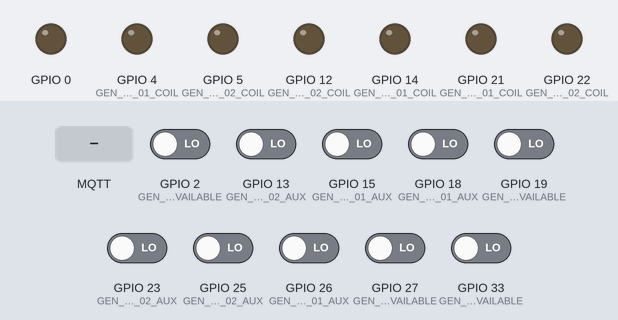
Bench run of a sketch on a simulated ESP32. On the bench: output pins drawn as LEDs (lit = HIGH). The inputs (shaded band) are chosen by the test bench; at power-on: GPIO 2 (GEN_01_POWER_AVAILABLE), GPIO 13 (GEN_02_CONTACTOR_02_AUX), GPIO 15 (GEN_02_CONTACTOR_01_AUX), GPIO 18 (GEN_01_CONTACTOR_01_AUX), GPIO 19 (GEN_02_POWER_AVAILABLE), GPIO 23 (GEN_01_CONTACTOR_02_AUX), GPIO 25 (GEN_03_CONTACTOR_02_AUX), GPIO 26 (GEN_03_CONTACTOR_01_AUX), GPIO 27 (GEN_03_POWER_AVAILABLE), GPIO 33 (GEN_GRID_POWER_AVAILABLE) LOW. WiFi joins after 1.5 s; servers stay silent unless stated; no MQTT or app messages arrive unless stated; what the sketch prints to the serial monitor is not drawn.

Above: at 2.7 s.
2.8 s: MQTT message "E.GenCN" arrives on the first subscribed topic
At 7.5 s:
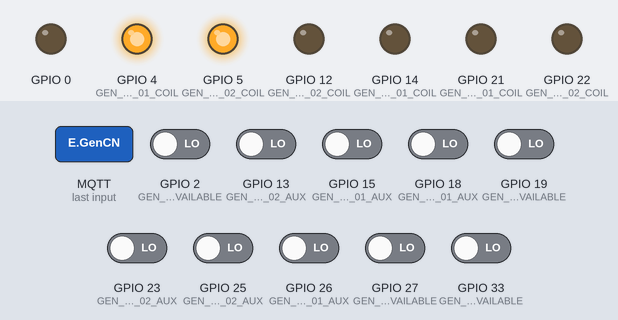
7.8 s: MQTT message "E.G2CN" arrives on the first subscribed topic
At 10.8 s:
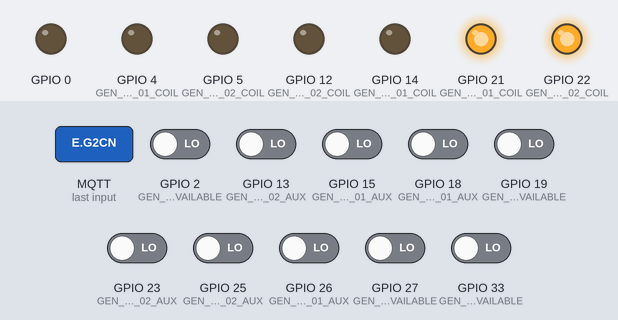
11.1 s: MQTT message "RST" arrives on the first subscribed topic
At 12.6 s:
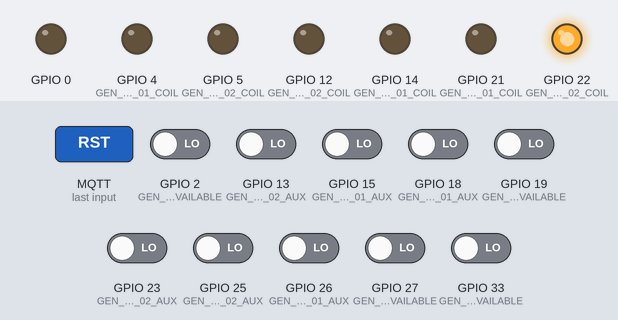
14.2 s: MQTT message "E.G3CN" arrives on the second subscribed topic
At 16.6 s:
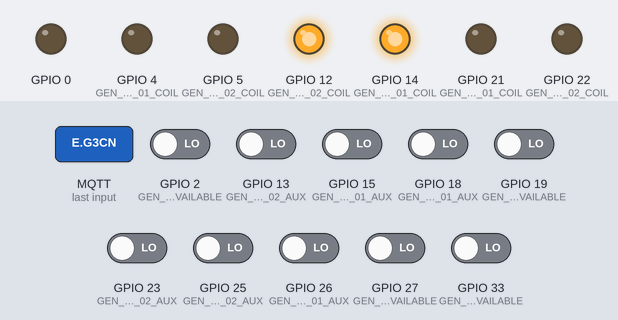
Timing chart, 0 to 18.1 s (numbered marks = the images above; inputs shaded):
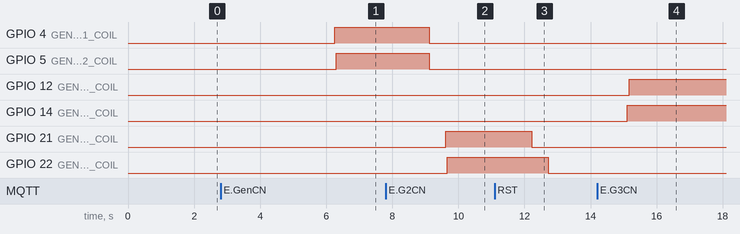

The sketch:

node02.ino
```cpp
#include <WiFi.h>
#include <PubSubClient.h>
#include <Wire.h>
#include <SPI.h>
#include <ArduinoJson.h>
#define _TASK_SLEEP_ON_IDLE_RUN
#define _TASK_STATUS_REQUEST
#include <TaskScheduler.h>

//Actuators
#define DEBUG 1

//ACTUATORS
#define GEN_01_CONTACTOR_01_COIL 4
#define GEN_01_CONTACTOR_02_COIL 5
#define GEN_02_CONTACTOR_01_COIL 21
#define GEN_02_CONTACTOR_02_COIL 22
#define GEN_03_CONTACTOR_01_COIL 14
#define GEN_03_CONTACTOR_02_COIL 12


//INTERRUPTS
#define GEN_02_POWER_AVAILABLE 19
#define GEN_02_CONTACTOR_01_AUX 15
#define GEN_02_CONTACTOR_02_AUX 13
#define GEN_01_POWER_AVAILABLE 2
#define GEN_01_CONTACTOR_01_AUX 18
#define GEN_01_CONTACTOR_02_AUX 23
#define GEN_03_POWER_AVAILABLE 27
#define GEN_03_CONTACTOR_01_AUX 26
#define GEN_03_CONTACTOR_02_AUX 25
#define GEN_GRID_POWER_AVAILABLE 33

#define numberOfIteration 8

const char* ssid = "iomariTPLink";
const char* password = "#InspireD#";

long lastReconnectAttempt = 0;

// Add your MQTT Broker IP address, example:
//const char* mqtt_server = "192.168.1.144";
const char* mqtt_server = "192.168.2.44";
IPAddress local_IP(192, 168, 2, 53);
// Set your Gateway IP address
IPAddress gateway(192, 168, 1, 2);

IPAddress subnet(255, 255, 252, 0);

WiFiClient espClient2;
PubSubClient client(espClient2);

Scheduler userScheduler; // to control your personal task


  void gen01PowerAvailableRoutine();
//  void gen01Contactor01AuxRoutine();

  void gen02PowerAvailableRoutine();
  void gen03PowerAvailableRoutine();
  void genGridPowerAvailableRoutine();
  void gen01ContactorsAuxRoutine();
  void gen02ContactorsAuxRoutine();
  void gen03ContactorsAuxRoutine();

  void engageGen01ContactorCoil();
  void engageGen02ContactorCoil();
  void engageGen03ContactorCoil();
  void disengageGen01Contactors();
  void disengageGen02Contactors();
  void disengageGen03Contactors();
  void ResetAllLoadContactors();

  Task activateGen01ContactorCoil(1500, TASK_FOREVER, &engageGen01ContactorCoil);
  Task activateGen02ContactorCoil(1500, TASK_FOREVER, &engageGen02ContactorCoil);
  Task activateGen03ContactorCoil(1500, TASK_FOREVER, &engageGen03ContactorCoil);
  Task deactivateGen01ContactorCoil(1500, TASK_FOREVER, &disengageGen01Contactors);
  Task deactivateGen02ContactorCoil(1500, TASK_FOREVER, &disengageGen02Contactors);
  Task deactivateGen03ContactorCoil(1500, TASK_FOREVER, &disengageGen03Contactors);
  Task deactivateAllLoadContactors(1500, TASK_FOREVER, &ResetAllLoadContactors);

  Task checkGen01PowerAvailableState(1500, TASK_FOREVER, &gen01PowerAvailableRoutine);
  Task checkGen02PowerAvailableState(1500, TASK_FOREVER, &gen02PowerAvailableRoutine);
  Task checkGen03PowerAvailableState(1500, TASK_FOREVER, &gen03PowerAvailableRoutine);
  Task checkGenGridPowerAvailableState(1500, TASK_FOREVER, &genGridPowerAvailableRoutine);

  Task checkGen01ContactorAuxState(1500, TASK_FOREVER, &gen01ContactorsAuxRoutine);
  Task checkGen02ContactorAuxState(1500, TASK_FOREVER, &gen02ContactorsAuxRoutine);
  Task checkGen03ContactorAuxState(1500, TASK_FOREVER, &gen03ContactorsAuxRoutine);

 enum State {
  DISABLE = 0,
  ENABLE = 1
 };
 State currentState;


void setup() {
  Serial.begin(115200);
  setup_wifi();
  client.setServer(mqtt_server, 11883);
  client.setCallback(callback);
  int actuatorPins[] = {GEN_01_CONTACTOR_01_COIL, GEN_01_CONTACTOR_02_COIL, GEN_02_CONTACTOR_01_COIL, GEN_02_CONTACTOR_02_COIL, GEN_03_CONTACTOR_01_COIL, GEN_03_CONTACTOR_02_COIL};
  for (int i = 0;  i < numberOfIteration; i++)
  {
    pinMode(actuatorPins[i], OUTPUT);
    digitalWrite(actuatorPins[i], LOW);
  }

  int interruptPins[] = {GEN_02_POWER_AVAILABLE, GEN_02_CONTACTOR_01_AUX, GEN_02_CONTACTOR_02_AUX, GEN_01_POWER_AVAILABLE, GEN_01_CONTACTOR_01_AUX, GEN_01_CONTACTOR_02_AUX, GEN_03_POWER_AVAILABLE, GEN_03_CONTACTOR_01_AUX, GEN_03_CONTACTOR_02_AUX, GEN_GRID_POWER_AVAILABLE};
  for (int i = 0;  i < 10; i++)
  {
    pinMode(interruptPins[i], INPUT);
  }
  node02Task();

  lastReconnectAttempt = 0;
}

void setup_wifi() {
  delay(10);
  // We start by connecting to a WiFi network
  if (!WiFi.config(local_IP, gateway, subnet)) {
    Serial.println("STA Failed to configure");
  }
  Serial.println();
  Serial.print("Connecting to ");
  Serial.println(ssid);

  WiFi.begin(ssid, password);

  while (WiFi.status() != WL_CONNECTED) {
    delay(500);
    Serial.print(".");
 }

  Serial.println("");
  Serial.println("WiFi connected");
  Serial.println("IP address: ");
  Serial.println(WiFi.localIP());
}

void callback(char* topic, byte* payload, unsigned int length) {
   String inValue;
  Serial.print("Message arrived [");
  Serial.print(topic);
  Serial.print("] ");
  for (int i=0;i<length;i++) {
    Serial.print((char)payload[i]);
//    inValue = (char)payload[i];
  }
  char payloadString[length+1];
  memcpy(payloadString, payload, length);
  payloadString[length] = '\0';
  inValue = payloadString;
  Serial.println();
  reciever(inValue);

//  testSend();
 Serial.println("Welcome...........");
}

boolean reconnect() {
  if (client.connect("Node02")) {
    // Once connected, publish an announcement...
    Serial.print("Attempting MQTT connection...");
    Serial.println("connected");
    client.publish("outTopic","Node02 connected");
    // ... and resubscribe
    client.subscribe("node02", 1);
    client.subscribe("rstTopic", 1);

  }
   else {
      Serial.print("failed, rc=");
      Serial.print(client.state());
      Serial.println(" try again in 5 seconds");
      // Wait 5 seconds before retrying
      delay(5000);
    }
  return client.connected();
}

void loop() {
  if (!client.connected()) {
      long now = millis();
      if (now - lastReconnectAttempt > 5000) {
        lastReconnectAttempt = now;
        // Attempt to reconnect
        if (reconnect()) {
          lastReconnectAttempt = 0;
        }
      }
  }else {
      client.loop();
      userScheduler.execute();
  }
}

char reciever(String Value) {
   Serial.println("From callback: " +Value);
  if ((Value == "E.GenCN")){
      activateGen01ContactorCoil.enable();
  }else if((Value == "E.G2CN")){
     activateGen02ContactorCoil.enable();
  }else if((Value == "E.G3CN")){
      activateGen03ContactorCoil.enable();
  }else if((Value == "RST")){
       deactivateAllLoadContactors.enable();
  }
}


void node02Task(){
    userScheduler.addTask(checkGen01PowerAvailableState);
    checkGen01PowerAvailableState.enable();

    userScheduler.addTask(checkGen02PowerAvailableState);
    checkGen02PowerAvailableState.enable();

    userScheduler.addTask(checkGen03PowerAvailableState);
    checkGen03PowerAvailableState.enable();

    userScheduler.addTask(checkGen01ContactorAuxState);
    checkGen01ContactorAuxState.enable();

    userScheduler.addTask(checkGen02ContactorAuxState);
    checkGen02ContactorAuxState.enable();

    userScheduler.addTask(checkGen03ContactorAuxState);
    checkGen03ContactorAuxState.enable();

    userScheduler.addTask(checkGenGridPowerAvailableState);
    checkGenGridPowerAvailableState.enable();

    userScheduler.addTask(deactivateGen03ContactorCoil);
    userScheduler.addTask(deactivateGen02ContactorCoil);
    userScheduler.addTask(deactivateGen01ContactorCoil);
    userScheduler.addTask(activateGen03ContactorCoil);
    userScheduler.addTask(activateGen02ContactorCoil);
    userScheduler.addTask(activateGen01ContactorCoil);
    userScheduler.addTask(deactivateAllLoadContactors);
}
```

MainPanelInterrupts.ino
```cpp
#define ACTIVE HIGH

#define CLIENT_ID "Mp-client02"
#define DEBUG 1

#define ENGAGE HIGH
#define DISENGAGE LOW


   int gen01PowerAvailableState = 0;
   int previousGen01PowerAvailableState = 0;

   int gen01Contactor01AuxState = 0;
   int previousGen01Contactor01AuxState = 0;

   int gen01Contactor02AuxState = 0;
   int previousGen01Contactor02AuxState = 0;

   int gen02PowerAvailableState = 0;
   int previousGen02PowerAvailableState = 0;

   int gen02Contactor01AuxState = 0;
   int previousGen02Contactor01AuxState = 0;

   int gen02Contactor02AuxState = 0;
   int previousGen02Contactor02AuxState = 0;

   int gen03PowerAvailableState = 0;
   int previousGen03PowerAvailableState = 0;

   int gen03Contactor01AuxState = 0;
   int previousGen03Contactor01AuxState = 0;

   int gen03Contactor02AuxState = 0;
   int previousGen03Contactor02AuxState = 0;

   int genGridPowerAvailableState = 0;
   int previousGenGridPowerAvailableState = 0;


  void gen01PowerAvailableRoutine(){
  char data2[750];

    gen01PowerAvailableState = digitalRead(GEN_01_POWER_AVAILABLE);
    if (gen01PowerAvailableState != previousGen01PowerAvailableState) {
          if (gen01PowerAvailableState == ACTIVE) {
             currentState = ENABLE;
//             #if DEBUG
//              Serial.println("pinNumber"+ (String)GEN_01_POWER_AVAILABLE+ "state"+ (String)gen01PowerAvailableState);
//             #endif
          } else {
              currentState = DISABLE;
//               #if DEBUG
//               Serial.println("pinNumber"+ (String)GEN_01_POWER_AVAILABLE+ "state"+ (String)gen01PowerAvailableState);
//               #endif
          }

         String instruction = "gen01Av"+(String)gen01PowerAvailableState;
         instruction.toCharArray(data2, (instruction.length() + 1));
         client.publish("genTopic", data2, 2);
         #if DEBUG
         Serial.println(instruction);
         #endif
      }
          // save the current state as the last state,
    //for next time through the loop
    vTaskDelay( 100 / portTICK_PERIOD_MS);
    previousGen01PowerAvailableState = gen01PowerAvailableState;

  }

  void gen01ContactorsAuxRoutine() {
     char data2[750];

      gen01Contactor01AuxState = digitalRead(GEN_01_CONTACTOR_01_AUX);
      if (gen01Contactor01AuxState != previousGen01Contactor01AuxState) {
          // if the state has changed, increment the counter
          if (gen01Contactor01AuxState == ACTIVE) {
              currentState = ENABLE;
          } else {
              currentState = DISABLE;
          }
       }
      gen01Contactor02AuxState = digitalRead(GEN_01_CONTACTOR_02_AUX);
      if (gen01Contactor02AuxState != previousGen01Contactor02AuxState) {
          // if the state has changed, increment the counter
          if (gen01Contactor02AuxState == ACTIVE) {
              currentState = ENABLE;
          } else {
             currentState = DISABLE;
          }
           String instruction = "g1aux"+(String)gen01Contactor01AuxState+"."+(String)gen01Contactor02AuxState;
           instruction.toCharArray(data2, (instruction.length() + 1));
           client.publish("genTopic", data2, 2);
          #if DEBUG
          Serial.println(instruction);
          #endif
      }
      vTaskDelay( 100 / portTICK_PERIOD_MS);
      previousGen01Contactor01AuxState = gen01Contactor01AuxState;
      previousGen01Contactor02AuxState = gen01Contactor02AuxState;
  }

  void gen02PowerAvailableRoutine(){
     char data2[750];

    gen02PowerAvailableState = digitalRead(GEN_02_POWER_AVAILABLE);
    if (gen02PowerAvailableState != previousGen02PowerAvailableState) {
        // if the state has changed, increment the counter
        if (gen02PowerAvailableState == ACTIVE) {
            currentState = ENABLE;
//            #if DEBUG
//            Serial.println("pinNumber"+ (String)GEN_02_POWER_AVAILABLE+ "state"+ (String)gen02PowerAvailableState);
//            #endif
        } else {
            currentState = DISABLE;
//            #if DEBUG
//            Serial.println("pinNumber"+ (String)GEN_02_POWER_AVAILABLE+ "state"+ (String)gen02PowerAvailableState);
//            #endif
        }
         String instruction = "gen02Av"+(String)gen02PowerAvailableState;
         instruction.toCharArray(data2, (instruction.length() + 1));
         client.publish("genTopic", data2, 2);
          #if DEBUG
         Serial.println(instruction);
         #endif
    }
    vTaskDelay( 100 / portTICK_PERIOD_MS);
    previousGen02PowerAvailableState = gen02PowerAvailableState;
  }


  void gen02ContactorsAuxRoutine(){
     char data2[750];

     gen02Contactor01AuxState = digitalRead(GEN_02_CONTACTOR_01_AUX);
     if (gen02Contactor01AuxState != previousGen02Contactor01AuxState) {
        // if the state has changed, increment the counter
        if (gen02Contactor01AuxState == ACTIVE) {
            currentState = ENABLE;
        } else {
            currentState = DISABLE;
        }
    }

    gen02Contactor02AuxState = digitalRead(GEN_02_CONTACTOR_02_AUX);
    if (gen02Contactor02AuxState != previousGen02Contactor02AuxState) {
        // if the state has changed, increment the counter
        if (gen02Contactor02AuxState == ACTIVE) {
            currentState = ENABLE;
        } else {
            currentState = DISABLE;
        }
       String instruction = "g2aux"+(String)gen02Contactor01AuxState+"."+(String)gen02Contactor02AuxState;
       instruction.toCharArray(data2, (instruction.length() + 1));
       client.publish("genTopic", data2, 2);
      #if DEBUG
      Serial.println(instruction);
      #endif

    }
     vTaskDelay( 100 / portTICK_PERIOD_MS);
     previousGen02Contactor01AuxState = gen02Contactor01AuxState;
     previousGen02Contactor02AuxState = gen02Contactor02AuxState;
  }

  void gen03PowerAvailableRoutine(){
     char data2[750];

    gen03PowerAvailableState = digitalRead(GEN_03_POWER_AVAILABLE);
    if (gen03PowerAvailableState != previousGen03PowerAvailableState) {
        // if the state has changed, increment the counter
        if (gen03PowerAvailableState == ACTIVE) {
            currentState = ENABLE;
//            #if DEBUG
//            Serial.println("pinNumber"+ (String)GEN_03_POWER_AVAILABLE+ "state"+ (String)gen03PowerAvailableState);
//            #endif
        } else {
            currentState = DISABLE;
//            #if DEBUG
//            Serial.println("pinNumber"+ (String)GEN_03_POWER_AVAILABLE+ "state"+ (String)gen03PowerAvailableState);
//            #endif
        }
         String instruction = "gen03Av"+(String)gen03PowerAvailableState;
         instruction.toCharArray(data2, (instruction.length() + 1));
         client.publish("genTopic", data2, 2);
          #if DEBUG
         Serial.println(instruction);
         #endif
    }
    vTaskDelay( 100 / portTICK_PERIOD_MS);
    previousGen03PowerAvailableState = gen03PowerAvailableState;
  }


  void gen03ContactorsAuxRoutine() {
     char data2[750];

    gen03Contactor01AuxState = digitalRead(GEN_03_CONTACTOR_01_AUX);
    if (gen03Contactor01AuxState != previousGen03Contactor01AuxState) {
        // if the state has changed, increment the counter
        if (gen03Contactor01AuxState == ACTIVE) {
            currentState = ENABLE;
        } else {
            currentState = DISABLE;
        }
    }

    gen03Contactor02AuxState = digitalRead(GEN_03_CONTACTOR_02_AUX);
    if (gen03Contactor02AuxState != previousGen03Contactor02AuxState) {
        // if the state has changed, increment the counter
        if (gen03Contactor02AuxState == ACTIVE) {
            currentState = ENABLE;
        } else {
            currentState = DISABLE;
        }
         String instruction = "g3aux"+(String)gen03Contactor01AuxState+"."+(String)gen03Contactor02AuxState;
         instruction.toCharArray(data2, (instruction.length() + 1));
         client.publish("genTopic", data2, 2);
        #if DEBUG
        Serial.println(instruction);
        #endif
    }
    vTaskDelay( 100 / portTICK_PERIOD_MS);
     previousGen03Contactor02AuxState = gen03Contactor02AuxState;
     previousGen03Contactor01AuxState = gen03Contactor01AuxState;
  }

 void genGridPowerAvailableRoutine(){
     char data2[750];
    genGridPowerAvailableState = digitalRead(GEN_GRID_POWER_AVAILABLE);
    if (genGridPowerAvailableState != previousGenGridPowerAvailableState) {
        // if the state has changed, increment the counter
        if (genGridPowerAvailableState == ACTIVE) {
            currentState = ENABLE;
            #if DEBUG
            Serial.println("pinNumber"+ (String)GEN_GRID_POWER_AVAILABLE+ "state"+ (String)genGridPowerAvailableState);
            #endif
        } else {
            currentState = DISABLE;
            #if DEBUG
            Serial.println("pinNumber"+ (String)GEN_GRID_POWER_AVAILABLE+ "state"+ (String)genGridPowerAvailableState);
            #endif
            /*
             * Interlock all Load Actuators when theres powerfailure on Gen Grid
             */
//             int otherGencontactors[] = {GEN_01_CONTACTOR_01_COIL, GEN_01_CONTACTOR_02_COIL,GEN_02_CONTACTOR_01_COIL, GEN_02_CONTACTOR_02_COIL, GEN_03_CONTACTOR_01_COIL, GEN_03_CONTACTOR_02_COIL};
//              for (int i = 0; i < 4; i++){
//                digitalWrite(otherGencontactors[i], DISENGAGE);
//                vTaskDelay(500 / portTICK_PERIOD_MS);
//              }
        }
         String instruction = "ggpw"+(String)genGridPowerAvailableState;
         instruction.toCharArray(data2, (instruction.length() + 1));
         client.publish("genTopic", data2, 2);
          #if DEBUG
         Serial.println(instruction);
         #endif
    }
    vTaskDelay( 100 / portTICK_PERIOD_MS);
    previousGenGridPowerAvailableState = genGridPowerAvailableState;
  }
```

Source omitted: PowerActuators.ino (4200 bytes)

Measured:
- after the input at 2.8 s, GPIO 4 (GEN_01_CONTACTOR_01_COIL), GPIO 5 (GEN_01_CONTACTOR_02_COIL): LOW → HIGH after 3.5 s
- after the input at 7.8 s, GPIO 4 (GEN_01_CONTACTOR_01_COIL), GPIO 5 (GEN_01_CONTACTOR_02_COIL): HIGH → LOW after 1.3 s; GPIO 21 (GEN_02_CONTACTOR_01_COIL): LOW → HIGH after 1.8 s; GPIO 22 (GEN_02_CONTACTOR_02_COIL): LOW → HIGH after 1.9 s
- after the input at 11.1 s, GPIO 21 (GEN_02_CONTACTOR_01_COIL): HIGH → LOW after 1.1 s; GPIO 22 (GEN_02_CONTACTOR_02_COIL): HIGH → LOW after 1.6 s
- after the input at 14.2 s, GPIO 12 (GEN_03_CONTACTOR_02_COIL): LOW → HIGH after 0.97 s; GPIO 14 (GEN_03_CONTACTOR_01_COIL): LOW → HIGH after 0.92 s
